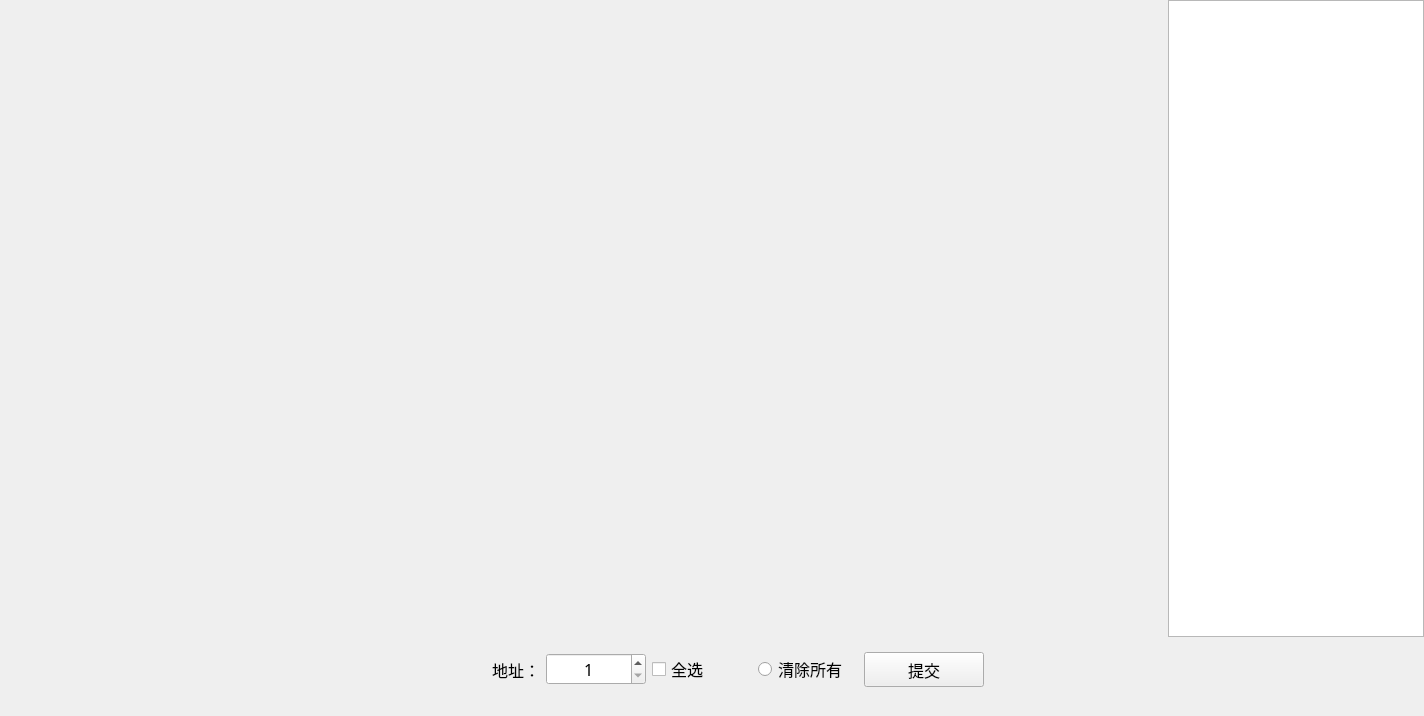
<?xml version="1.0" encoding="UTF-8"?>
<ui version="4.0">
 <class>MSet_OutputEleWid</class>
 <widget class="QWidget" name="MSet_OutputEleWid">
  <property name="geometry">
   <rect>
    <x>0</x>
    <y>0</y>
    <width>1424</width>
    <height>716</height>
   </rect>
  </property>
  <property name="font">
   <font>
    <family>微软雅黑</family>
    <pointsize>12</pointsize>
   </font>
  </property>
  <property name="windowTitle">
   <string>Form</string>
  </property>
  <layout class="QGridLayout" name="gridLayout_2">
   <property name="leftMargin">
    <number>0</number>
   </property>
   <property name="topMargin">
    <number>0</number>
   </property>
   <property name="rightMargin">
    <number>0</number>
   </property>
   <property name="bottomMargin">
    <number>20</number>
   </property>
   <property name="horizontalSpacing">
    <number>0</number>
   </property>
   <item row="0" column="0">
    <layout class="QHBoxLayout" name="horizontalLayout">
     <item>
      <widget class="QWidget" name="widget" native="true">
       <property name="sizePolicy">
        <sizepolicy hsizetype="Preferred" vsizetype="Preferred">
         <horstretch>200</horstretch>
         <verstretch>0</verstretch>
        </sizepolicy>
       </property>
       <property name="minimumSize">
        <size>
         <width>800</width>
         <height>400</height>
        </size>
       </property>
       <layout class="QGridLayout" name="gridLayout">
        <item row="5" column="1">
         <widget class="QWidget" name="widget_17" native="true">
          <property name="styleSheet">
           <string notr="true"/>
          </property>
         </widget>
        </item>
        <item row="5" column="2">
         <widget class="QWidget" name="widget_18" native="true">
          <property name="styleSheet">
           <string notr="true"/>
          </property>
         </widget>
        </item>
        <item row="3" column="2">
         <widget class="QWidget" name="widget_12" native="true">
          <property name="styleSheet">
           <string notr="true"/>
          </property>
         </widget>
        </item>
        <item row="3" column="1">
         <widget class="QWidget" name="widget_11" native="true">
          <property name="styleSheet">
           <string notr="true"/>
          </property>
         </widget>
        </item>
        <item row="4" column="1">
         <widget class="QWidget" name="widget_14" native="true">
          <property name="styleSheet">
           <string notr="true"/>
          </property>
         </widget>
        </item>
        <item row="4" column="0">
         <widget class="QWidget" name="widget_13" native="true">
          <property name="styleSheet">
           <string notr="true"/>
          </property>
         </widget>
        </item>
        <item row="4" column="2">
         <widget class="QWidget" name="widget_15" native="true">
          <property name="styleSheet">
           <string notr="true"/>
          </property>
         </widget>
        </item>
        <item row="8" column="2">
         <widget class="QWidget" name="widget_24" native="true">
          <property name="styleSheet">
           <string notr="true"/>
          </property>
         </widget>
        </item>
        <item row="3" column="0">
         <widget class="QWidget" name="widget_10" native="true">
          <property name="styleSheet">
           <string notr="true"/>
          </property>
         </widget>
        </item>
        <item row="2" column="2">
         <widget class="QWidget" name="widget_9" native="true">
          <property name="styleSheet">
           <string notr="true"/>
          </property>
         </widget>
        </item>
        <item row="2" column="1">
         <widget class="QWidget" name="widget_8" native="true">
          <property name="styleSheet">
           <string notr="true"/>
          </property>
         </widget>
        </item>
        <item row="1" column="0">
         <widget class="QWidget" name="widget_4" native="true">
          <property name="styleSheet">
           <string notr="true"/>
          </property>
         </widget>
        </item>
        <item row="0" column="0">
         <widget class="QWidget" name="widget_1" native="true">
          <property name="styleSheet">
           <string notr="true"/>
          </property>
         </widget>
        </item>
        <item row="1" column="2">
         <widget class="QWidget" name="widget_6" native="true">
          <property name="styleSheet">
           <string notr="true"/>
          </property>
         </widget>
        </item>
        <item row="0" column="1">
         <widget class="QWidget" name="widget_2" native="true">
          <property name="styleSheet">
           <string notr="true"/>
          </property>
         </widget>
        </item>
        <item row="2" column="0">
         <widget class="QWidget" name="widget_7" native="true">
          <property name="styleSheet">
           <string notr="true"/>
          </property>
         </widget>
        </item>
        <item row="1" column="1">
         <widget class="QWidget" name="widget_5" native="true">
          <property name="styleSheet">
           <string notr="true"/>
          </property>
         </widget>
        </item>
        <item row="0" column="2">
         <widget class="QWidget" name="widget_3" native="true">
          <property name="styleSheet">
           <string notr="true"/>
          </property>
         </widget>
        </item>
        <item row="6" column="2">
         <widget class="QWidget" name="widget_21" native="true">
          <property name="styleSheet">
           <string notr="true"/>
          </property>
         </widget>
        </item>
        <item row="5" column="0">
         <widget class="QWidget" name="widget_16" native="true">
          <property name="styleSheet">
           <string notr="true"/>
          </property>
         </widget>
        </item>
        <item row="8" column="0">
         <widget class="QWidget" name="widget_22" native="true">
          <property name="styleSheet">
           <string notr="true"/>
          </property>
         </widget>
        </item>
        <item row="8" column="1">
         <widget class="QWidget" name="widget_23" native="true">
          <property name="styleSheet">
           <string notr="true"/>
          </property>
         </widget>
        </item>
        <item row="6" column="0">
         <widget class="QWidget" name="widget_19" native="true">
          <property name="styleSheet">
           <string notr="true"/>
          </property>
         </widget>
        </item>
        <item row="6" column="1">
         <widget class="QWidget" name="widget_20" native="true">
          <property name="styleSheet">
           <string notr="true"/>
          </property>
         </widget>
        </item>
       </layout>
      </widget>
     </item>
     <item>
      <widget class="QTextEdit" name="textEdit">
       <property name="sizePolicy">
        <sizepolicy hsizetype="Expanding" vsizetype="Expanding">
         <horstretch>0</horstretch>
         <verstretch>0</verstretch>
        </sizepolicy>
       </property>
       <property name="minimumSize">
        <size>
         <width>200</width>
         <height>400</height>
        </size>
       </property>
       <property name="maximumSize">
        <size>
         <width>16777215</width>
         <height>16777215</height>
        </size>
       </property>
       <property name="font">
        <font>
         <family>微软雅黑</family>
         <pointsize>12</pointsize>
        </font>
       </property>
      </widget>
     </item>
    </layout>
   </item>
   <item row="1" column="0">
    <widget class="QWidget" name="widget_25" native="true">
     <layout class="QHBoxLayout" name="horizontalLayout_2">
      <item>
       <spacer name="horizontalSpacer">
        <property name="orientation">
         <enum>Qt::Horizontal</enum>
        </property>
        <property name="sizeHint" stdset="0">
         <size>
          <width>40</width>
          <height>20</height>
         </size>
        </property>
       </spacer>
      </item>
      <item>
       <widget class="QLabel" name="label">
        <property name="minimumSize">
         <size>
          <width>100</width>
          <height>30</height>
         </size>
        </property>
        <property name="font">
         <font>
          <family>微软雅黑</family>
          <pointsize>12</pointsize>
         </font>
        </property>
        <property name="text">
         <string>地址：</string>
        </property>
        <property name="alignment">
         <set>Qt::AlignRight|Qt::AlignTrailing|Qt::AlignVCenter</set>
        </property>
       </widget>
      </item>
      <item>
       <widget class="QSpinBox" name="spinBox">
        <property name="minimumSize">
         <size>
          <width>100</width>
          <height>30</height>
         </size>
        </property>
        <property name="font">
         <font>
          <family>微软雅黑</family>
          <pointsize>12</pointsize>
         </font>
        </property>
        <property name="alignment">
         <set>Qt::AlignCenter</set>
        </property>
        <property name="minimum">
         <number>1</number>
        </property>
       </widget>
      </item>
      <item>
       <widget class="QCheckBox" name="checkBox">
        <property name="minimumSize">
         <size>
          <width>100</width>
          <height>30</height>
         </size>
        </property>
        <property name="font">
         <font>
          <family>微软雅黑</family>
          <pointsize>12</pointsize>
         </font>
        </property>
        <property name="text">
         <string>全选</string>
        </property>
       </widget>
      </item>
      <item>
       <widget class="QRadioButton" name="cleanRadio">
        <property name="minimumSize">
         <size>
          <width>100</width>
          <height>30</height>
         </size>
        </property>
        <property name="font">
         <font>
          <family>微软雅黑</family>
          <pointsize>12</pointsize>
         </font>
        </property>
        <property name="text">
         <string>清除所有</string>
        </property>
       </widget>
      </item>
      <item>
       <widget class="QPushButton" name="pushButton">
        <property name="minimumSize">
         <size>
          <width>120</width>
          <height>35</height>
         </size>
        </property>
        <property name="font">
         <font>
          <family>微软雅黑</family>
          <pointsize>12</pointsize>
         </font>
        </property>
        <property name="text">
         <string>提交</string>
        </property>
       </widget>
      </item>
      <item>
       <spacer name="horizontalSpacer_2">
        <property name="orientation">
         <enum>Qt::Horizontal</enum>
        </property>
        <property name="sizeHint" stdset="0">
         <size>
          <width>40</width>
          <height>20</height>
         </size>
        </property>
       </spacer>
      </item>
     </layout>
    </widget>
   </item>
  </layout>
 </widget>
 <resources/>
 <connections/>
</ui>
